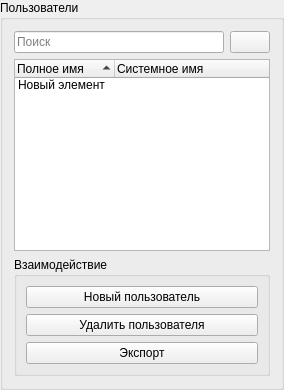
         <widget class="QGroupBox" name="users_list_layout">
          <property name="maximumSize">
           <size>
            <width>350</width>
            <height>16777215</height>
           </size>
          </property>
          <property name="title">
           <string>Пользователи</string>
          </property>
          <layout class="QVBoxLayout" name="verticalLayout_3">
           <item>
            <layout class="QHBoxLayout" name="horizontalLayout_57">
             <item>
              <widget class="QLineEdit" name="le_search_user">
               <property name="placeholderText">
                <string>Поиск</string>
               </property>
               <property name="clearButtonEnabled">
                <bool>true</bool>
               </property>
              </widget>
             </item>
             <item>
              <widget class="QPushButton" name="btn_refresh_users_tab">
               <property name="text">
                <string/>
               </property>
               <property name="icon">
                <iconset theme="QIcon::ThemeIcon::ViewRefresh"/>
               </property>
               <property name="default">
                <bool>false</bool>
               </property>
               <property name="flat">
                <bool>false</bool>
               </property>
              </widget>
             </item>
            </layout>
           </item>
           <item>
            <widget class="QTreeWidget" name="list_users">
             <property name="sizePolicy">
              <sizepolicy hsizetype="Expanding" vsizetype="Expanding">
               <horstretch>0</horstretch>
               <verstretch>0</verstretch>
              </sizepolicy>
             </property>
             <property name="rootIsDecorated">
              <bool>false</bool>
             </property>
             <property name="uniformRowHeights">
              <bool>false</bool>
             </property>
             <property name="itemsExpandable">
              <bool>false</bool>
             </property>
             <property name="sortingEnabled">
              <bool>true</bool>
             </property>
             <property name="animated">
              <bool>true</bool>
             </property>
             <property name="allColumnsShowFocus">
              <bool>true</bool>
             </property>
             <property name="wordWrap">
              <bool>false</bool>
             </property>
             <property name="headerHidden">
              <bool>false</bool>
             </property>
             <attribute name="headerHighlightSections">
              <bool>false</bool>
             </attribute>
             <column>
              <property name="text">
               <string>Полное имя</string>
              </property>
             </column>
             <column>
              <property name="text">
               <string>Системное имя</string>
              </property>
             </column>
             <item>
              <property name="text">
               <string>Новый элемент</string>
              </property>
             </item>
            </widget>
           </item>
           <item>
            <widget class="QGroupBox" name="groupBox_16">
             <property name="title">
              <string>Взаимодействие</string>
             </property>
             <layout class="QVBoxLayout" name="verticalLayout_5">
              <item>
               <widget class="QPushButton" name="btn_user_create">
                <property name="text">
                 <string>Новый пользователь</string>
                </property>
               </widget>
              </item>
              <item>
               <widget class="QPushButton" name="btn_user_delete">
                <property name="text">
                 <string>Удалить пользователя</string>
                </property>
               </widget>
              </item>
              <item>
               <widget class="QPushButton" name="btn_user_export">
                <property name="text">
                 <string>Экспорт</string>
                </property>
               </widget>
              </item>
             </layout>
            </widget>
           </item>
          </layout>
         </widget>
